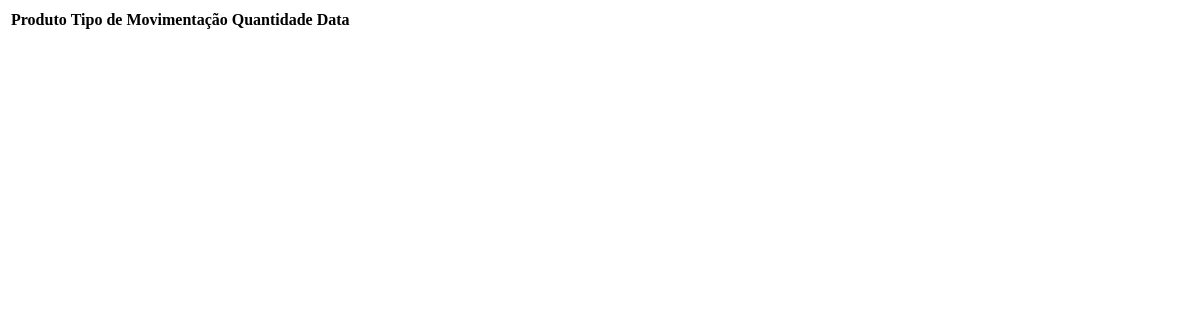
/historico_movimentacoes (signed in), run on an earlier commit of the app's database.
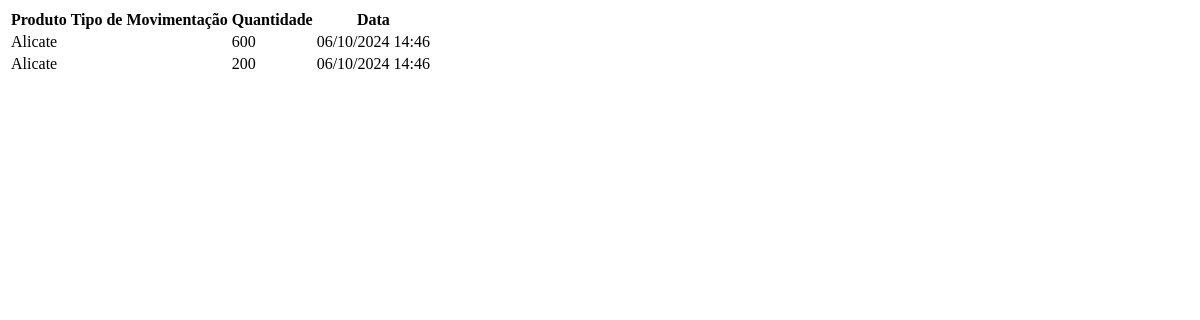
And on a later commit of the database.
### app.py (models this page shows)
class MovimentacaoEstoque(db.Model):
    id = db.Column(db.Integer, primary_key=True)
    produto_id = db.Column(db.Integer, db.ForeignKey('produto.id'), nullable=False)
    tipo_movimentacao = db.Column(db.String(10))  # 'entrada' ou 'saida'
    quantidade = db.Column(db.Integer, nullable=False)
    data_movimentacao = db.Column(db.DateTime, default=db.func.current_timestamp())
    produto = db.relationship('Produto', backref=db.backref('movimentacoes', lazy=True))

class Produto(db.Model):
    id = db.Column(db.Integer, primary_key=True)
    nome = db.Column(db.String(80), nullable=False)
    codigo = db.Column(db.String(20), unique=True, nullable=False)
    descricao = db.Column(db.String(120))
    quantidade = db.Column(db.Integer, nullable=False, default=0)
    valor_unitario = db.Column(db.Float, nullable=False)
    desconto = db.Column(db.Float, nullable=True, default=0.0)  # Desconto em porcentagem
    estoque_minimo = db.Column(db.Integer, nullable=False, default=0)
    categoria = db.Column(db.String(50))
    marca = db.Column(db.String(50))

### app.py (the view)
@app.route('/historico_movimentacoes', methods=['GET'])
@login_required
def historico_movimentacoes():
    movimentacoes = MovimentacaoEstoque.query.all()
    return render_template('historico_movimentacoes.html', movimentacoes=movimentacoes)

### app.py (called while the page is built)
def login_required(f):
    @wraps(f)
    def decorated_function(*args, **kwargs):
        if 'user_id' not in session:
            flash('Você precisa estar logado para acessar esta página.', 'warning')
            return redirect(url_for('login'))
        return f(*args, **kwargs)
    return decorated_function

### templates/historico_movimentacoes.html
<table class="table table-striped">
    <thead>
        <tr>
            <th>Produto</th>
            <th>Tipo de Movimentação</th>
            <th>Quantidade</th>
            <th>Data</th>
        </tr>
    </thead>
    <tbody>
        {% for movimentacao in movimentacoes %}
        <tr>
            <td>{{ movimentacao.produto.nome }}</td>
            <td>{{ movimentacao.tipo }}</td>
            <td>{{ movimentacao.quantidade }}</td>
            <td>{{ movimentacao.data_movimentacao.strftime('%d/%m/%Y %H:%M') }}</td>
        </tr>
        {% endfor %}
    </tbody>
</table>

What changed in the data, as far as the page shows it:
added MovimentacaoEstoque: produto.nome "Alicate", quantidade "600", data_movimentacao "06/10/2024 14:46"
added MovimentacaoEstoque: produto.nome "Alicate", quantidade "200", data_movimentacao "06/10/2024 14:46"
